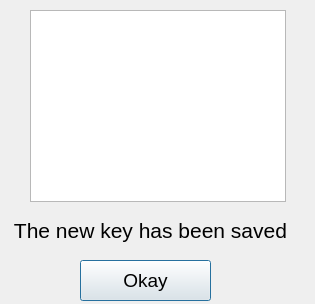
<?xml version="1.0" encoding="UTF-8"?>
<ui version="4.0">
 <class>keySavedDialog</class>
 <widget class="QDialog" name="keySavedDialog">
  <property name="geometry">
   <rect>
    <x>0</x>
    <y>0</y>
    <width>315</width>
    <height>304</height>
   </rect>
  </property>
  <property name="windowTitle">
   <string>VAIDA - Key Saved</string>
  </property>
  <widget class="QGraphicsView" name="checkMarkGraphicsView">
   <property name="geometry">
    <rect>
     <x>30</x>
     <y>10</y>
     <width>256</width>
     <height>192</height>
    </rect>
   </property>
  </widget>
  <widget class="QLabel" name="keyIsLabel">
   <property name="geometry">
    <rect>
     <x>-20</x>
     <y>210</y>
     <width>341</width>
     <height>41</height>
    </rect>
   </property>
   <property name="font">
    <font>
     <pointsize>16</pointsize>
    </font>
   </property>
   <property name="text">
    <string>The new key has been saved</string>
   </property>
   <property name="alignment">
    <set>Qt::AlignCenter</set>
   </property>
  </widget>
  <widget class="QPushButton" name="okayButton">
   <property name="geometry">
    <rect>
     <x>80</x>
     <y>260</y>
     <width>131</width>
     <height>41</height>
    </rect>
   </property>
   <property name="font">
    <font>
     <pointsize>14</pointsize>
    </font>
   </property>
   <property name="text">
    <string>Okay</string>
   </property>
  </widget>
 </widget>
 <resources/>
 <connections/>
</ui>
